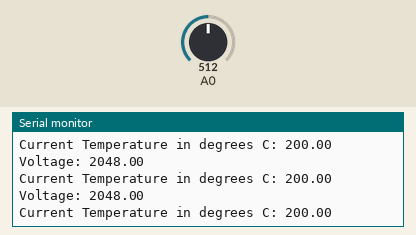
A sketch run on a simulated Arduino Uno, built with avr-gcc and run on an emulated ATmega328P. Parts: the last lines printed to the serial monitor. The test bench sets the inputs (shaded band); at power-on: A0 = 512.

Above: at 1.3 s.
1.4 s: A0 set to 716
At 1.82 s:
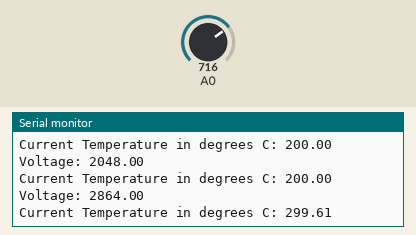
2.9 s: A0 set to 900
At 3.32 s:
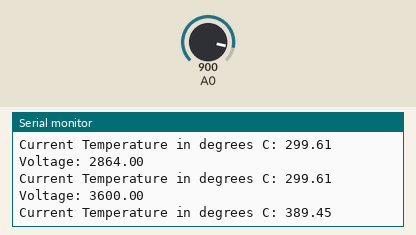
Timing chart, 0 to 5.9 s (numbered marks = the images above; inputs shaded):
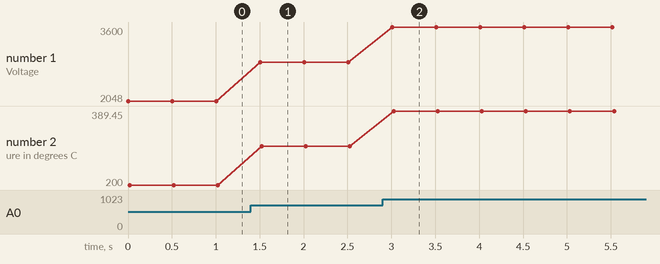

Measured:
- after the input at 1.4 s, the serial monitor: prints a new line after 0.10 s (image 1)
- after the input at 2.9 s, the serial monitor: prints a new line after 0.11 s (image 2)
- plotted number 1: 2048 → 2864 after the input at 1.4 s, 2864 → 3600 after the input at 2.9 s
- plotted number 2: 200 → 299.61 after the input at 1.4 s, 299.61 → 389.45 after the input at 2.9 s

The sketch:

e3TempMeter2.ino
```cpp
// (C) Anton Golubenko, Aditya Khadkikar, Akuien Deng - Group: 27
// Work package 3
// Exercise 3
// Submission code: 2D8UPPE (provided by your TA-s)


// maximum limit of the temp sensor range
int TEMP_SENSOR_MAX = 1024;

void setup()
{
  // Initate the serial port
  Serial.begin(9600);
}

void loop()
{
  // Get the analog reading info for the voltage from the pin A0(analog in pin)
  double analog_reading = analogRead(A0);

  //Convert the analog value into voltage(0-5V)
  double voltage = (analog_reading / TEMP_SENSOR_MAX)*5.0;

  //Calculate the temperature
  // 5 for the volts the sensor is connected
  //0.5 for the offset value
  double temp = (voltage - 0.5) * 100;


  // Print the voltage to the serial output
  Serial.print("Voltage: ");
  Serial.println(analog_reading * (5000 / TEMP_SENSOR_MAX));

  // Print the temperature to the serial output
  Serial.print("Current Temperature in degrees C: ");
  Serial.println(temp);

  // Add a delay of 500ms
  delay(500);

}
```
